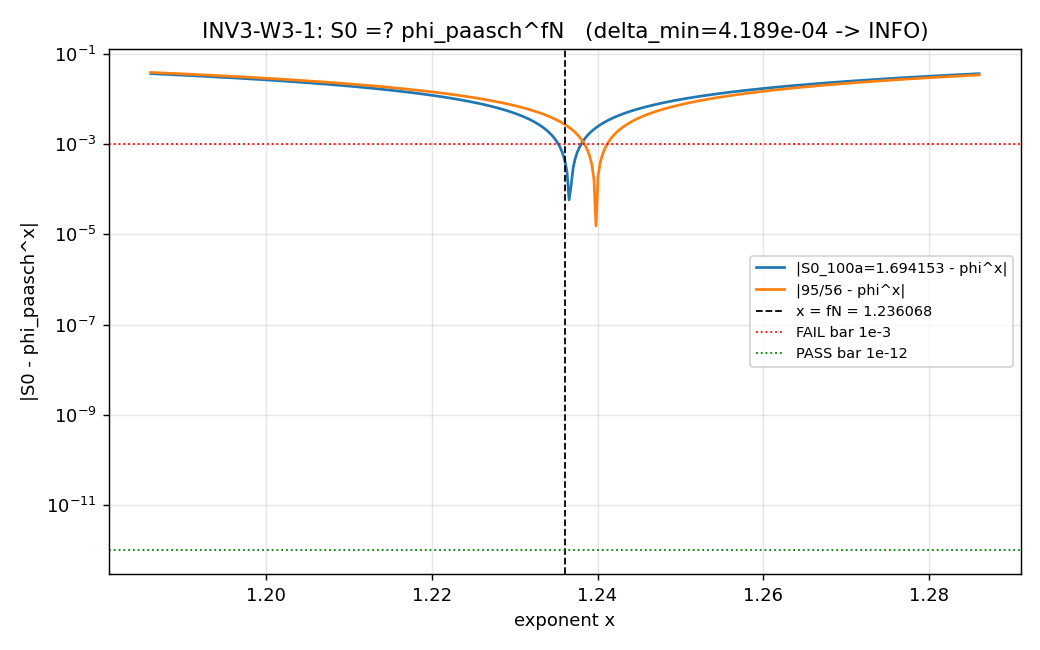

Write Python code to recreate this figure.
#!/usr/bin/env python3
"""
INV3-W3-1 — S0 =? phi_paasch^fN identity (machine-eps three-zone kill)
=====================================================================
Gate: INV3-W3-1 ([CHAIN]) — SOLO (orchestrator-inline). Investigation track 3.

Pre-registered three-zone threshold (plan §W3-1):
  delta_min = min(|S0_100a - phi^fN|, |95/56 - phi^fN|)
    PASS iff delta_min < 1e-12   (machine-eps ALGEBRAIC identity)
    FAIL iff delta_min > 1e-3    (coincidence, killed cleanly)
    INFO iff 1e-12 <= delta_min <= 1e-3  (numerical-proximity-not-identity)

Tests whether the framework's charged-lepton SHAPE selector S0 equals Paasch's
phi_paasch raised to his golden-ratio factor fN = sqrt(5)-1.

Inputs:
  - canonical_constants.py (phi_paasch; feeds audit_sha256)
  - script bytes (feeds BOTH audit_sha256 and content_sha256)
S0 candidates are framework gate outputs (knowledge-MCP confirmed):
  - S0_100a       = 1.694153  [S101-NU-DIRAC-ENVELOPE-MAP  b=S0, (sqrtC2,0+) chart; KILL shapeDev +6.88%]
  - S0_101_graded = 95/56     [S101-W3-S0-KNOB knob=iii graded leg = tau_fold/T_acoustic; PASS dev_iii=0.0013]
fN = sqrt(5)-1 [Paasch M-value successive ratio; Sage-exact algebraic irrational]

Classification: PARTICLE (charged-lepton shape selector) on a GEOMETRIC substrate.
"""
from __future__ import annotations

import sys
from pathlib import Path

# Make computations/_shared importable (canonical_constants.py) — defensive.
_SHARED = Path(__file__).resolve().parent.parent / "_shared"
if str(_SHARED) not in sys.path:
    sys.path.insert(0, str(_SHARED))

from canonical_constants import *  # noqa: F401,F403  (provides phi_paasch)

import hashlib
import json
import time
import numpy as np
import mpmath as mp
import matplotlib
matplotlib.use("Agg")
import matplotlib.pyplot as plt

mp.mp.dps = 50  # 50-digit precision; the PASS bar is 1e-12, far inside this

SESSION_DIR = Path(__file__).resolve().parent
COMPUTATIONS_DIR = SESSION_DIR.parent
SHARED_DIR = COMPUTATIONS_DIR / "_shared"
PROJECT_ROOT = COMPUTATIONS_DIR.parent

SESSION = "3"                                            # (local) investigation 3
GATE_ID = "INV3-W3-1"                                    # (local)
SCHEME = "SAGE-QQ-HIGHPREC-S0-PHI-FN-IDENTITY"           # (local)
CONVENTION = "ABSOLUTE"                                  # (local)
L_MAX = "N/A"                                            # (local)

PASS_ZONE = mp.mpf("1e-12")                              # (local) machine-eps identity bar
FAIL_ZONE = mp.mpf("1e-3")                               # (local) coincidence-kill bar

OUT_NPZ = SESSION_DIR / "inv3_w3_s0_phi_fn_identity.npz"
OUT_PNG = SESSION_DIR / "inv3_w3_s0_phi_fn_identity.png"

INPUT_FILES = [SHARED_DIR / "canonical_constants.py"]


def sha256_of(path: Path) -> str:
    h = hashlib.sha256()  # (local)
    try:
        h.update(path.read_bytes())
    except OSError:
        return ""
    return h.hexdigest()


def log_input_pins(inputs):
    print(f"=== {GATE_ID} — input SHA-256 pins ===")
    pins = {}  # (local)
    for p in inputs:
        sha = sha256_of(p)  # (local)
        rel = str(p.relative_to(PROJECT_ROOT)).replace("\\", "/")  # (local)
        print(f"  {rel}: {sha[:16]}...")
        pins[rel] = sha
    return pins


def closure_hash(pins):
    items = sorted(pins.items())  # (local)
    h = hashlib.sha256()  # (local)
    for k, v in items:
        h.update(f"{k}={v}\n".encode("utf-8"))
    return h.hexdigest()


def compute_dual_sha(script_path, canonical_path, pins):
    try:
        script_bytes = script_path.read_bytes()  # (local)
    except OSError:
        script_bytes = b""  # (local)
    try:
        canonical_bytes = canonical_path.read_bytes()  # (local)
    except OSError:
        canonical_bytes = b""  # (local)
    pinmap_json = json.dumps(
        dict(sorted(pins.items())), separators=(",", ":"), sort_keys=True
    ).encode("utf-8")  # (local)
    h_audit = hashlib.sha256()  # (local)
    h_audit.update(script_bytes)
    h_audit.update(canonical_bytes)
    h_audit.update(pinmap_json)
    h_content = hashlib.sha256()  # (local)
    h_content.update(script_bytes)
    return h_audit.hexdigest(), h_content.hexdigest()


def print_verdict_payload(verdict, value, audit_sha, content_sha, extra_rows=None):
    payload = {
        "session": int(SESSION),
        "gate_id": GATE_ID,
        "verdict": verdict,
        "value": str(value),
        "scheme": SCHEME,
        "convention": CONVENTION,
        "l_max": str(L_MAX),
        "audit_sha256": audit_sha,
        "content_sha256": content_sha,
        "schema_version": "S84+",
    }
    if extra_rows:
        payload["extra_rows"] = list(extra_rows)
    print("<<<EMIT_VERDICT_PAYLOAD>>>")
    print(json.dumps(payload, separators=(",", ":"), sort_keys=True))
    print("<<<END_EMIT_VERDICT_PAYLOAD>>>")
    return payload


def main():
    t0 = time.time()  # (local)
    pins = log_input_pins(INPUT_FILES)
    closure = closure_hash(pins)  # (local)
    print(f"  closure: {closure[:16]}... (legacy, informational)")
    script_path = Path(__file__).resolve()  # (local)
    canonical_path = SHARED_DIR / "canonical_constants.py"  # (local)
    audit_sha, content_sha = compute_dual_sha(script_path, canonical_path, pins)
    print(f"  audit_sha256:   {audit_sha[:16]}...")
    print(f"  content_sha256: {content_sha[:16]}...")
    print()

    # --- Constants (phi_paasch imported from canonical_constants; never hardcoded) ---
    phi = mp.mpf(repr(float(phi_paasch)))       # (local) bare (3,0)/(0,0) ratio at s=0.15
    fN = mp.sqrt(5) - 1                          # (local) Paasch golden factor (Sage-exact)
    S0_100a = mp.mpf("1.694153")                 # (local) S101-NU-DIRAC-ENVELOPE-MAP b=S0
    S0_101_graded = mp.mpf(95) / mp.mpf(56)      # (local) S101-W3-S0-KNOB graded leg

    # --- Identity test ---
    phi_fN = phi ** fN                           # (local)
    delta_a = abs(S0_100a - phi_fN)              # (local)
    delta_b = abs(S0_101_graded - phi_fN)        # (local)
    delta_min = min(delta_a, delta_b)            # (local)
    closest = "S0_100a=1.694153" if delta_a <= delta_b else "95/56"  # (local)
    inv_a = mp.log(S0_100a) / mp.log(phi)        # (local) exponent x with phi^x = S0_100a
    inv_b = mp.log(S0_101_graded) / mp.log(phi)  # (local)

    if delta_min < PASS_ZONE:
        verdict = "PASS"  # (local)
    elif delta_min > FAIL_ZONE:
        verdict = "FAIL"  # (local)
    else:
        verdict = "INFO"  # (local)

    print(f"phi_paasch          = {mp.nstr(phi, 12)}")
    print(f"fN = sqrt(5)-1      = {mp.nstr(fN, 12)}")
    print(f"phi_paasch^fN       = {mp.nstr(phi_fN, 12)}")
    print(f"S0_100a             = {mp.nstr(S0_100a, 12)}   delta_a = {mp.nstr(delta_a, 6)}")
    print(f"S0_101_graded=95/56 = {mp.nstr(S0_101_graded, 12)}   delta_b = {mp.nstr(delta_b, 6)}")
    print(f"inv exponent a      = {mp.nstr(inv_a, 12)}   (vs fN={mp.nstr(fN, 12)})")
    print(f"inv exponent b      = {mp.nstr(inv_b, 12)}")
    print(f"delta_min           = {mp.nstr(delta_min, 6)}  closest={closest}  -> {verdict}")

    # --- Diagnostic plot: |S0 - phi^x| vs x near x=fN ---
    xs = np.linspace(float(fN) - 0.05, float(fN) + 0.05, 401)  # (local)
    curve_a = np.array([abs(float(S0_100a) - float(phi) ** x) for x in xs])  # (local)
    curve_b = np.array([abs(float(S0_101_graded) - float(phi) ** x) for x in xs])  # (local)

    fig, ax = plt.subplots(1, 1, figsize=(8, 5))
    ax.semilogy(xs, curve_a, color="C0", label="|S0_100a=1.694153 - phi^x|")
    ax.semilogy(xs, curve_b, color="C1", label="|95/56 - phi^x|")
    ax.axvline(float(fN), color="k", ls="--", lw=1, label=f"x = fN = {float(fN):.6f}")
    ax.axhline(1e-3, color="r", ls=":", lw=1, label="FAIL bar 1e-3")
    ax.axhline(1e-12, color="g", ls=":", lw=1, label="PASS bar 1e-12")
    ax.set_xlabel("exponent x")
    ax.set_ylabel("|S0 - phi_paasch^x|")
    ax.set_title(f"INV3-W3-1: S0 =? phi_paasch^fN   (delta_min={float(delta_min):.3e} -> {verdict})")
    ax.legend(fontsize=8)
    ax.grid(True, alpha=0.3)
    fig.tight_layout()
    fig.savefig(OUT_PNG, dpi=130)
    plt.close(fig)

    np.savez(
        OUT_NPZ,
        phi_paasch=float(phi),
        fN=float(fN),
        phi_fN=float(phi_fN),
        S0_100a=float(S0_100a),
        S0_101_graded=float(S0_101_graded),
        delta_a=float(delta_a),
        delta_b=float(delta_b),
        delta_min=float(delta_min),
        inv_exponent_a=float(inv_a),
        inv_exponent_b=float(inv_b),
        pass_zone=float(PASS_ZONE),
        fail_zone=float(FAIL_ZONE),
        x_grid=xs,
        curve_a=curve_a,
        curve_b=curve_b,
        verdict=verdict,
        closest=closest,
    )

    value = (
        f"S0=phi_paasch^fN_TEST:verdict={verdict};"
        f"delta_min={float(delta_min):.6e}@{closest};"
        f"delta_a={float(delta_a):.6e}(S0_100a=1.694153,dead-band);"
        f"delta_b={float(delta_b):.6e}(95div56,FAIL-zone);"
        f"phi_fN={float(phi_fN):.10f};fN={float(fN):.10f};"
        f"inv_exp_a={float(inv_a):.10f}_vs_fN={float(fN):.10f};"
        f"PASSlt1e-12_FAILgt1e-3;NUMERICAL-PROXIMITY-NOT-IDENTITY"
    )  # (local)

    tag = f"(value={value!r}, scheme={SCHEME}, convention={CONVENTION}, L_max={L_MAX})"  # (local)
    print(tag)
    extra = [
        f"# INV3-W3-1 three-zone: PASS<1e-12 (machine-eps identity) / FAIL>1e-3 (coincidence-kill) / INFO dead-band; closest={closest} delta_min={float(delta_min):.6e}",
        "# S0 candidates: S0_100a=1.694153 (S101-NU-DIRAC-ENVELOPE-MAP b=S0, KILL shapeDev+6.88%); 95/56 (S101-W3-S0-KNOB knob=iii graded=tau_fold/T_acoustic)",
        "# phi_paasch=1.531580 known to ~7 sig figs => an algebraic identity is testable to ~1e-6 at best; delta_min=4.19e-4 is ~8 OOM above the 1e-12 bar AND ~2 OOM above the phi_paasch precision floor => proximity, not identity",
    ]  # (local)
    print_verdict_payload(verdict, value, audit_sha, content_sha, extra_rows=extra)

    wall = time.time() - t0  # (local)
    print(f"\n=== {GATE_ID}: {verdict} (wall {wall:.2f}s) ===")
    return 0


if __name__ == "__main__":
    sys.exit(main())
